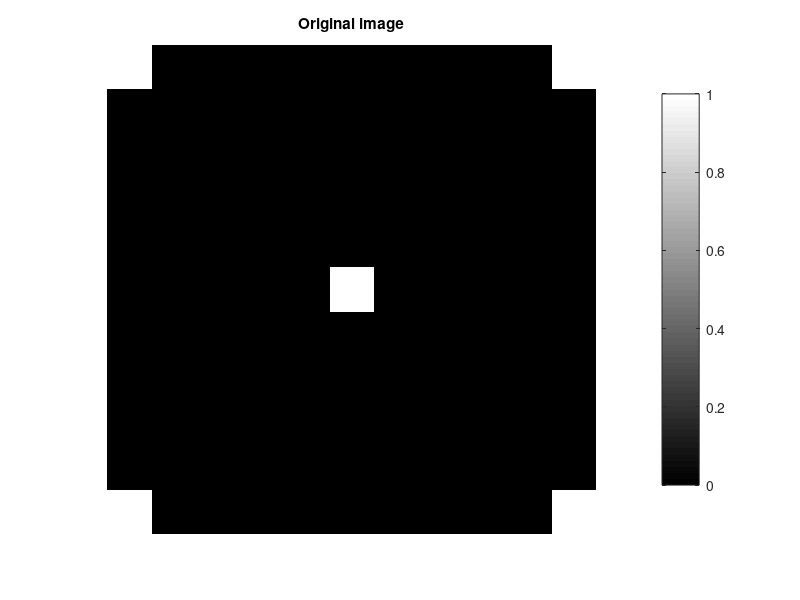

The MATLAB script that drew this image: (Note: this script raises an error after producing the figure.)
%% Bolin He, PID: A53316428, Hw04
% Dec 3,2019

%% Q1 Hough Transform
clear all;
clc;
% i
% function [rho,H] = HoughTransform(img)
%     % H: HT transform matrix
%     
%     % Initialization
%     [x,y] = size(img);
%     theta = [-90:90];
%     len = ceil(sqrt((x-1)^2+(y-1)^2));
%     [M,N] = find(img);
%     rho = zeros(length(x),2*90+1);
%     H = zeros(2*len+1,2*90+1);
%     
%     % Calcualte rho
%     for i = 1:length(M)
%         rho(i,:) = round((M(i)-1).*cosd(theta)+(N(i)-1).*sind(theta));
%     end
%     
%     % Calculate H
%     for i = 1:length(M)
%         for j = 1:181
%             x_idx = rho(i,j)+len;
%             H(x_idx,j) = H(x_idx,j)+1;
%         end
%     end
%     
%     Hs = H./max(H(:));
%     imshow(Hs,[],'XData',theta,'YData',-len:len,'InitialMagnification','fit');
%     xlabel('\theta'), ylabel('\rho');
%     colorbar;colormap(gray);
%     axis on, axis normal
% 
% end


% ii
test_img = [1 0 0 0 0 0 0 0 0 0 1
            0 0 0 0 0 0 0 0 0 0 0
            0 0 0 0 0 0 0 0 0 0 0
            0 0 0 0 0 0 0 0 0 0 0
            0 0 0 0 0 0 0 0 0 0 0
            0 0 0 0 0 1 0 0 0 0 0
            0 0 0 0 0 0 0 0 0 0 0
            0 0 0 0 0 0 0 0 0 0 0
            0 0 0 0 0 0 0 0 0 0 0
            0 0 0 0 0 0 0 0 0 0 0
            1 0 0 0 0 0 0 0 0 0 1];

imshow(test_img,'InitialMagnification',5000);
title('Original image');
colorbar;
figure;
HoughTransform(test_img);
title('HT image');
colorbar;

% select point (45,0) and (-45,7)
figure;
hold on;
xx = 0:10;
y1 = round(0/sind(45)-cosd(45)/sind(45).*xx)+10;
y2 = round(7/sind(-45)-cosd(-45)/sind(-45).*xx)+10;
for i = 1:length(xx)
        test_img(xx(i)+1,y1(i)+1) = 1;
        test_img(xx(i)+1,y2(i)+1) = 1;
end
imshow(test_img,'InitialMagnification',5000)
colorbar;
title('Original image with lines')

% iii
lane = imread('lane.png');
lane2 = double(rgb2gray(lane));
E = edge(lane2,'sobel');
title('Image after Sobel Filter');
figure
imshow(lane)
title("Original image");
colorbar;
figure
imshow(E)
title("Binary edge image");
colorbar;
figure
[rho2, H2] = HoughTransform(E);
title("HT")
colorbar;

% Threshold
[A,B] = find(H2 > 0.75*max(H2(:)))
[row,col] = size(E);
len = ceil(sqrt((row-1)^2+(col-1)^2));
Amap = A-len;
Bmap = B-91;
L = zeros(length(A),2);
figure
imshow(lane);
hold on;

for i=1:length(A)
    L(i,:)=[round((Amap(i))*sind(Bmap(i))+1),round((Amap(i))*cosd(Bmap(i))+1)]; 
    j=1:col;
    k=-(1/cotd(Bmap(i)))*(j-L(i,1))+L(i,2);
plot(j,k,'r','linewidth',1)
set(gca,'ydir','reverse');
ylim([1 row]);xlim([1 col])
end

title('Original image with lines');
colorbar;

% iv
figure()
imshow(lane);
colorbar;
hold on;
% Select theta as [-30,40]U[30,40]
drive = find(abs(Bmap)>=30 & abs(Bmap)<=40);
L2 = zeros(length(A),2);
for i=1:length(drive)
    L2(i,:)=[round((Amap(drive(i)))*sind(Bmap(drive(i)))+1),round((Amap(drive(i)))*cosd(Bmap(drive(i)))+1)]; 
    j=1:col;
    k=-(1/cotd(Bmap(drive(i))))*(j-L2(i,1))+L2(i,2);
   plot(j,k,'g','linewidth',2)
   set(gca,'ydir','reverse');
   ylim([1 row]);xlim([1 col])
end   
title('Driver lane only')
fprintf('We choose theta as [-30,40]U[30,40]');

%% Q2 K-Means Segmentation 
close all;
clear all;
clc;

im = imread('white-tower.png');
im = double(im);

features = createDataset(im);

nclusters = 7;
id = randi(size(features,1),1,nclusters);
centers = features(id,:);

[idx, centers] = KMeansCluster(features,centers);

im_seg = mapValues(im, idx);

% Print centers
fprintf('The centers of seven clusters are:\n')
table(centers)


% function features = createDataset(im)
%     N1 = reshape(im(:,:,1),[],1);
%     N2 = reshape(im(:,:,2),[],1);
%     N3 = reshape(im(:,:,3),[],1);
%     features = [N1,N2,N3]; 
% end
 
 
% function [idx, centers] = kMeansCluster(features, centers)
% 
%     [M,N] = size(features);
%     [center_row,center_col] = size(centers);
%     
% % Iterate for 100 times
%     % Find the nearest center
%     for i = 1:100;
%         Distance = pdist2(features,centers);
%         [~,idx] = min(Distance,[],2);
%         centers = zeros(center_row,3);
%         % Recalculate the center
%         for j = 1:center_row
%             center_avg = find(idx == j);  
%             centers(j,:) = mean(features(center_avg,:));              
%         end
%     end
% end


% function [im_seg] = mapValues(im,idx)
%     N1 = reshape(im(:,:,1),[],1);
%     N2 = reshape(im(:,:,2),[],1);
%     N3 = reshape(im(:,:,3),[],1);
%     features = [N1,N2,N3]; 
%     [a,b,c] = size(im);
%     im_seg=zeros(a*b,c);
%     
%    for i = 1:7
%        idx2 = find(idx == i);
%        Mean = mean(features(idx2,:));
%        for j = 1:length(idx2)
%         im_seg(idx2(j),:) = Mean;  
%        end
%    end   
%    
% %    Plot
%    im_seg = reshape(im_seg,[720,1280,3]);
%    imshow(uint8(im));
%    title('Original Image');
%    figure;
%    imshow(uint8(im_seg));
%    title('Image after segmentation');
% end

















